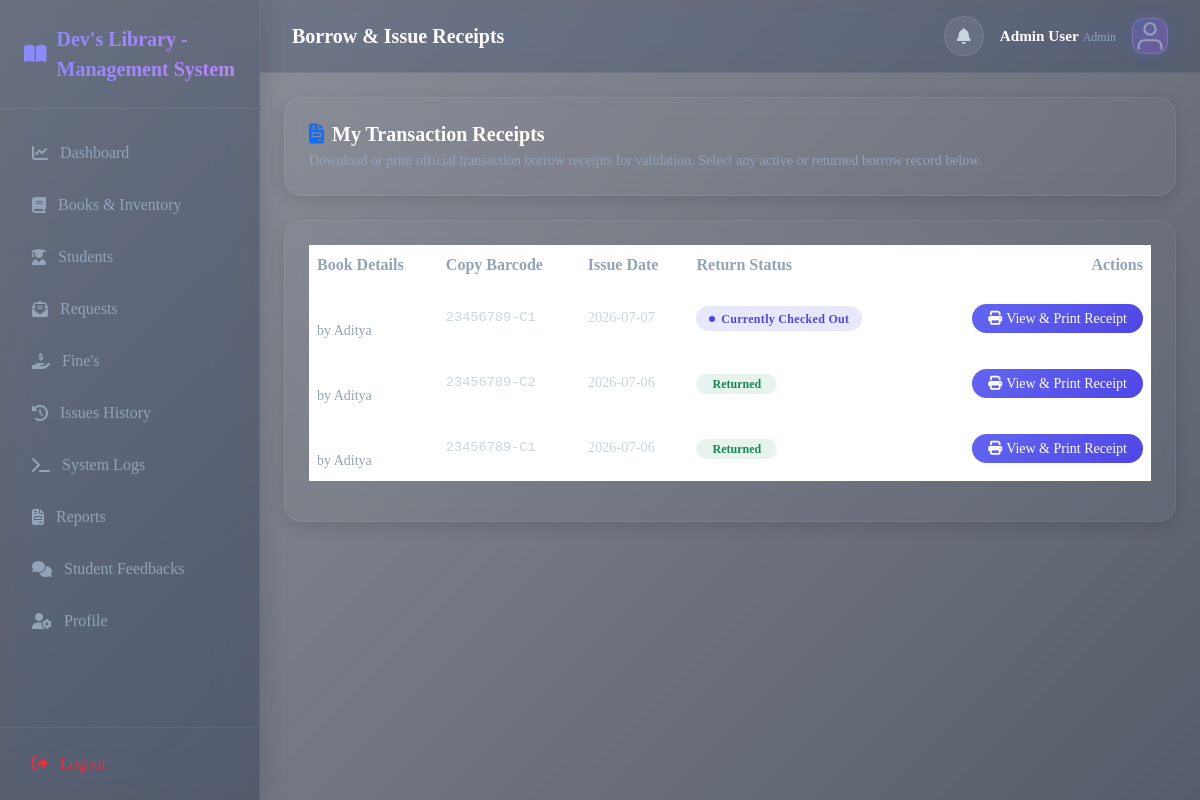
Page /receipts (signed in) on the committed database.
### models.py (models this page shows, shortened)
class Admin(db.Model, UserMixin):
    __tablename__ = 'admins'
    id = db.Column(db.Integer, primary_key=True)
    full_name = db.Column(db.String(120), nullable=False)
    email = db.Column(db.String(120), unique=True, nullable=False)
    password_hash = db.Column(db.String(200), nullable=False)
    created_at = db.Column(db.DateTime, default=datetime.utcnow)
    image = db.Column(db.String(200), default='default-avatar.svg')
    @property
    def is_admin(self):
        return True
    @property
    def user_type(self):
        return 'Admin'

class IssuedBook(db.Model):
    __tablename__ = 'issued_books'
    id = db.Column(db.Integer, primary_key=True)
    student_id = db.Column(db.Integer, db.ForeignKey('students.id'), nullable=False)
    book_id = db.Column(db.Integer, db.ForeignKey('books.id'), nullable=False)
    book_copy_id = db.Column(db.Integer, db.ForeignKey('book_copies.id'), nullable=False)
    issue_date = db.Column(db.DateTime, default=datetime.utcnow)
    due_date = db.Column(db.DateTime, nullable=False)
    return_date = db.Column(db.DateTime, nullable=True)
    status = db.Column(db.String(30), default='Issued')  # 'Issued', 'Returned', 'Renewed', 'Exchanged'
    fine_amount = db.Column(db.Float, default=0.0)
    returns = db.relationship('ReturnedBook', backref='issued_book', cascade='all, delete-orphan', lazy=True)
    fines = db.relationship('FineRecord', backref='issued_book', cascade='all, delete-orphan', lazy=True)

class Book(db.Model):
    __tablename__ = 'books'
    id = db.Column(db.Integer, primary_key=True)
    title = db.Column(db.String(200), nullable=False)
    author = db.Column(db.String(150), nullable=False)
    isbn = db.Column(db.String(50), unique=True, nullable=False)
    category_id = db.Column(db.Integer, db.ForeignKey('categories.id'), nullable=False)
    publisher = db.Column(db.String(150), nullable=False)
    language = db.Column(db.String(50), nullable=False)
    edition = db.Column(db.String(20), nullable=False)
    total_copies = db.Column(db.Integer, default=1)
    available_copies = db.Column(db.Integer, default=1)
    shelf_number = db.Column(db.String(50), nullable=False)
    image = db.Column(db.String(200), default='default-book.png')
    description = db.Column(db.Text, nullable=True)
    created_at = db.Column(db.DateTime, default=datetime.utcnow)
    copies = db.relationship('BookCopy', backref='book', cascade='all, delete-orphan', lazy=True)
    issues = db.relationship('IssuedBook', backref='book', cascade='all, delete-orphan', lazy=True)
    requests = db.relationship('BookRequest', backref='book', cascade='all, delete-orphan', lazy=True)

class BookCopy(db.Model):
    __tablename__ = 'book_copies'
    id = db.Column(db.Integer, primary_key=True)
    book_id = db.Column(db.Integer, db.ForeignKey('books.id'), nullable=False)
    copy_number = db.Column(db.String(50), nullable=False)  # Barcode or numeric copy e.g. "Copy-1"
    status = db.Column(db.String(30), default='Available')  # 'Available', 'Issued', 'Lost', 'Damaged'
    created_at = db.Column(db.DateTime, default=datetime.utcnow)
    issues = db.relationship('IssuedBook', backref='copy', lazy=True)

### routes.py (the view)
@main.route('/receipts')
@login_required
def receipts_view():
    if current_user.is_admin:
        issues = IssuedBook.query.order_by(IssuedBook.issue_date.desc()).all()
    else:
        issues = IssuedBook.query.filter_by(student_id=current_user.id).order_by(IssuedBook.issue_date.desc()).all()
    return render_template('receipts.html', issues=issues)

### models.py (called while the page is built)
@login_manager.user_loader
def load_user(user_id):
    if not user_id:
        return None
    user_type, _, uid = user_id.partition(':')
    if not uid.isdigit():
        return None
    if user_type == 'student':
        return Student.query.get(int(uid))
    if user_type == 'admin':
        return Admin.query.get(int(uid))
    return None

### templates/receipts.html (shortened to what this page needs)
{% extends 'base.html' %}
{% block page_title %}Borrow & Issue Receipts{% endblock %}
{% block content %}
<div class="card-glass p-4 mb-4">
  <h5 class="fw-bold m-0"><i class="fas fa-file-invoice me-2 text-primary"></i>My Transaction Receipts</h5>
  <p class="text-muted m-0 mt-1" style="font-size:0.875rem;">Download or print official transaction borrow receipts for validation. Select any active or returned borrow record below.</p>
</div>
<div class="card-glass p-4">
  <div class="table-responsive">
    <table class="table table-hover align-middle">
      <thead>
        <tr>
          <th>Book Details</th>
          <th>Copy Barcode</th>
          <th>Issue Date</th>
          <th>Return Status</th>
          <th class="text-end">Actions</th>
        </tr>
      </thead>
      <tbody>
        {% for issue in issues %}
          <tr>
            <td>
              <div class="fw-bold text-dark">{{ issue.book.title }}</div>
              <small class="text-muted">by {{ issue.book.author }}</small>
            </td>
            <td class="font-monospace text-secondary" style="font-size:0.85rem;">{{ issue.copy.copy_number }}</td>
            <td class="text-secondary" style="font-size:0.9rem;">{{ issue.issue_date.strftime('%Y-%m-%d') }}</td>
            <td>
              {% if issue.status == 'Issued' %}
                <span class="badge badge-status badge-issued">Currently Checked Out</span>
              {% elif issue.status == 'Returned' %}
                <span class="badge bg-success bg-opacity-10 text-success rounded-pill px-3 py-1 fs-7 fw-bold">Returned</span>
              {% else %}
                <span class="badge bg-secondary bg-opacity-10 text-secondary rounded-pill px-3 py-1 fs-7 fw-bold">{{ issue.status }}</span>
              {% endif %}
            </td>
            <td class="text-end">
              <a href="{{ url_for('main.download_receipt', issue_id=issue.id) }}" target="_blank" class="btn btn-sm btn-primary rounded-pill bg-primary-grad border-0 px-3">
                <i class="fas fa-print me-1"></i>View & Print Receipt
              </a>
            </td>
          </tr>
        {% endfor %}
      </tbody>
    </table>
  </div>
</div>
{% endblock %}

### templates/base.html (shortened to what this page needs)
<!DOCTYPE html>
<html lang="en">
<head>
  <link href="https://cdnjs.cloudflare.com/ajax/libs/font-awesome/6.4.0/css/all.min.css" rel="stylesheet" />
  <link href="https://cdnjs.cloudflare.com/ajax/libs/bootstrap/5.3.3/css/bootstrap.min.css" rel="stylesheet" />
  <link rel="stylesheet" href="{{ url_for('static', filename='css/app.css') }}" />
</head>
<body class="dashboard-page">
  <div class="app-wrapper">
    <aside class="sidebar">
      <div class="brand">
        <i class="fas fa-book-open"></i>
        <span> Dev's Library - Management System</span>
      </div>
      <ul class="sidebar-menu">
        {% if current_user.is_authenticated %}
        {% if current_user.is_admin %}
        <li class="{% if request.endpoint == 'main.dashboard' %}active{% endif %}">
          <a href="{{ url_for('main.dashboard') }}"><i class="fas fa-chart-line"></i> Dashboard</a>
        </li>
        <li class="{% if request.endpoint in ['main.books', 'main.add_book', 'main.edit_book'] %}active{% endif %}">
          <a href="{{ url_for('main.books') }}"><i class="fas fa-book"></i> Books & Inventory</a>
        </li>
        <li
          class="{% if request.endpoint in ['main.students_view', 'main.add_student', 'main.edit_student', 'main.student_history'] %}active{% endif %}">
          <a href="{{ url_for('main.students_view') }}"><i class="fas fa-user-graduate"></i> Students</a>
        </li>
        <li class="{% if request.endpoint == 'main.admin_requests' %}active{% endif %}">
          <a href="{{ url_for('main.admin_requests') }}">
            <i class="fas fa-envelope-open-text"></i> Requests
          </a>
        </li>
        <li class="{% if request.endpoint == 'main.fines_view' %}active{% endif %}">
          <a href="{{ url_for('main.fines_view') }}"><i class="fas fa-hand-holding-usd"></i> Fine's</a>
        </li>
        <li class="{% if request.endpoint == 'main.history' and not student_id %}active{% endif %}">
          <a href="{{ url_for('main.history') }}"><i class="fas fa-history"></i> Issues History</a>
        </li>
        <li class="{% if request.endpoint == 'main.logs_view' %}active{% endif %}">
          <a href="{{ url_for('main.logs_view') }}"><i class="fas fa-terminal"></i> System Logs</a>
        </li>
        <li class="{% if request.endpoint == 'main.reports_view' %}active{% endif %}">
          <a href="{{ url_for('main.reports_view') }}"><i class="fas fa-file-invoice"></i> Reports</a>
        </li>
        <li class="{% if request.endpoint == 'main.admin_feedback_view' %}active{% endif %}">
          <a href="{{ url_for('main.admin_feedback_view') }}"><i class="fas fa-comments"></i> Student Feedbacks</a>
        </li>
        <li class="{% if request.endpoint == 'main.profile' %}active{% endif %}">
          <a href="{{ url_for('main.profile') }}"><i class="fas fa-user-cog"></i> Profile</a>
        </li>
        {% endif %}
        {% endif %}
      </ul>
      <div class="sidebar-footer">
        <a href="{{ url_for('main.logout') }}" class="btn btn-outline-danger w-100 border-0 text-start ps-3 py-2">
          <i class="fas fa-sign-out-alt me-2"></i> Logout
        </a>
      </div>
    </aside>
    <main class="main-content">
      <nav class="top-navbar">
        <div class="d-flex align-items-center">
          <h1 class="page-title">
            {% block page_title %}Dashboard{% endblock %}
          </h1>
        </div>
        <div class="d-flex align-items-center gap-3">
          {% if current_user.is_authenticated %}
          <a href="{{ url_for('main.notifications') }}" class="btn btn-light position-relative p-2 rounded-circle"
            style="width:40px; height:40px;">
            <i class="fas fa-bell text-secondary"></i>
          </a>
          <div class="d-flex flex-column text-end d-none d-sm-block">
            <span class="fw-bold" style="font-size:0.95rem;">{{ current_user.full_name }}</span>
            <span class="text-muted" style="font-size:0.75rem;">{{ current_user.user_type }}</span>
          </div>
          <a href="{{ url_for('main.profile') }}">
            <img class="profile-avatar-circle"
              src="{{ url_for('static', filename='images/' + (current_user.image or 'default-avatar.svg')) }}"
              style="width:36px; height:36px; border-radius:12px; object-fit:cover; border: 1px solid rgba(255, 255, 255, 0.15); background: rgba(255,255,255,0.08);"
              alt="Avatar">
          </a>
          {% endif %}
        </div>
      </nav>
      <div class="container-fluid p-4">
        {% block content %}{% endblock %}
      </div>
    </main>
  </div>
</body>
</html>

### rows in the picture
Admin: full_name "Admin User", image (placeholder picture)
IssuedBook: book.author "Aditya", copy.copy_number "23456789-C1", issue_date "2026-07-07", status "Currently Checked Out"
IssuedBook: book.author "Aditya", copy.copy_number "23456789-C2", issue_date "2026-07-06", status "Returned"
IssuedBook: book.author "Aditya", copy.copy_number "23456789-C1", issue_date "2026-07-06", status "Returned"

### other values in the picture
{{ current_user.user_type }} "Admin"
